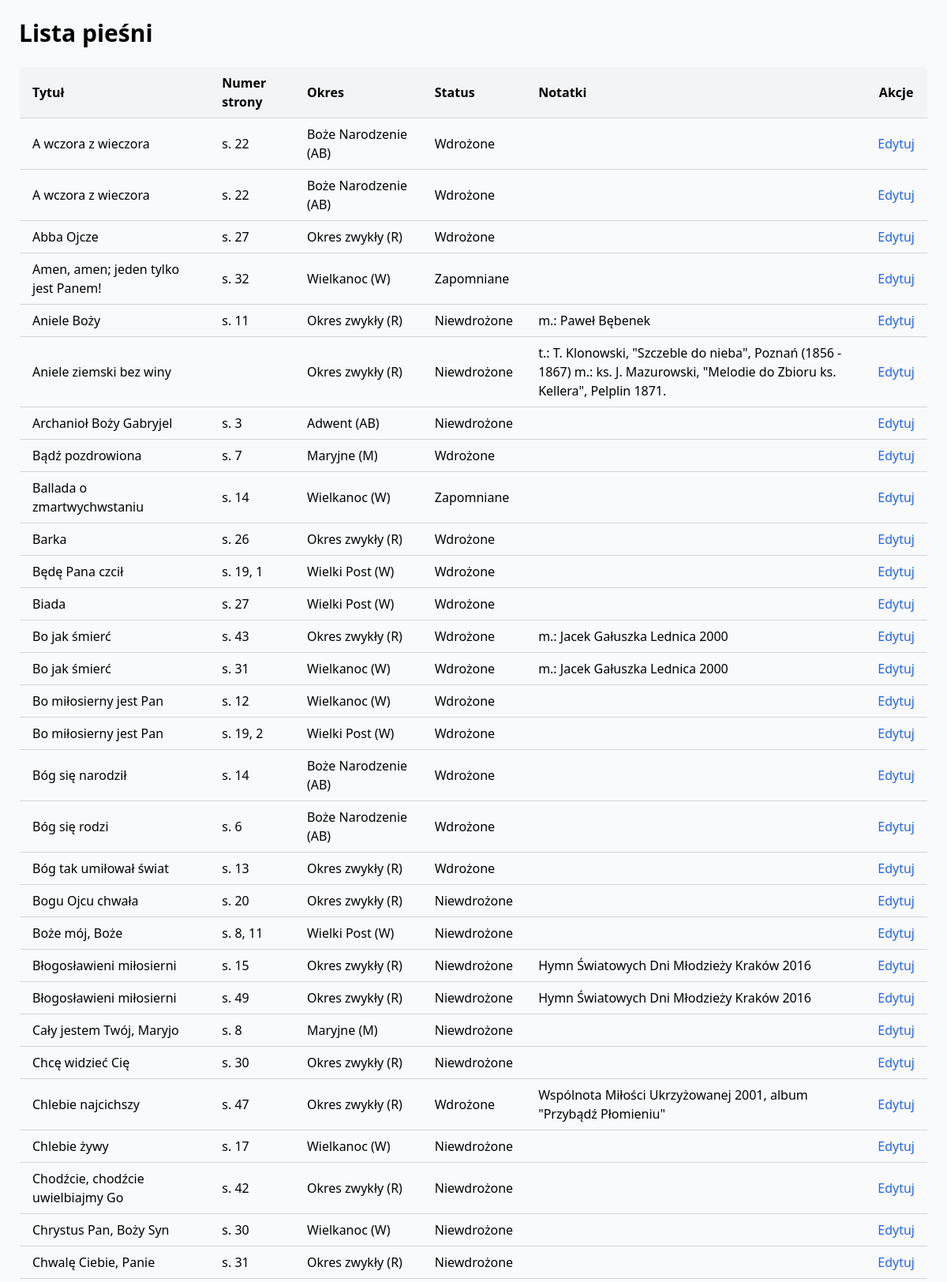
/list_songs.php (upper part), run on the app's committed database.
### tables this page shows
CREATE TABLE `piesni` (
  `id` int(11) NOT NULL,
  `title` varchar(255) NOT NULL,
  `hymn_number` varchar(50) DEFAULT NULL,
  `pdf` varchar(255) DEFAULT NULL,
  `audio` varchar(255) DEFAULT NULL,
  `tytul` varchar(255) DEFAULT NULL,
  `okres` varchar(100) DEFAULT NULL,
  `status` varchar(50) DEFAULT NULL,
  `notatki` text DEFAULT NULL,
  `link_audio` varchar(255) DEFAULT NULL,
  `tekst` text DEFAULT NULL
);

### list_songs.php (the view, shortened to what this page needs)
<?php
$conn = new mysqli('localhost', 'root', '', 'schola');
$sql = "SELECT id, tytul, hymn_number, okres, status, notatki, link_audio, tekst, pdf FROM piesni ORDER BY tytul ASC";
$result = $conn->query($sql);
$songs = [];
if ($result) {
    while ($row = $result->fetch_assoc()) {
        $songs[] = $row;
    }
} else {
    echo "Błąd zapytania: " . $conn->error;
}
?>
<!DOCTYPE html>
<html lang="pl">
<head>
    <script src="https://cdn.tailwindcss.com"></script>
</head>
<body class="bg-slate-50 p-6">
    <h1 class="text-3xl font-bold mb-6">Lista pieśni</h1>
    <?php if (count($songs) > 0): ?>
        <table class="min-w-full border border-gray-300 rounded-md overflow-hidden">
            <thead class="bg-gray-100">
                <tr>
                    <th class="text-left px-4 py-2 border-b border-gray-300">Tytuł</th>
                    <th class="text-left px-4 py-2 border-b border-gray-300">Numer strony</th>
                    <th class="text-left px-4 py-2 border-b border-gray-300">Okres</th>
                    <th class="text-left px-4 py-2 border-b border-gray-300">Status</th>
                    <th class="text-left px-4 py-2 border-b border-gray-300">Notatki</th>
                    <th class="px-4 py-2 border-b border-gray-300">Akcje</th>
                </tr>
            </thead>
            <tbody>
                <?php foreach ($songs as $song): ?>
                    <tr class="hover:bg-gray-50">
                        <td class="px-4 py-2 border-b border-gray-300"><?= htmlspecialchars($song['tytul']) ?></td>
                        <td class="px-4 py-2 border-b border-gray-300"><?= !empty($song['hymn_number']) ? 's. ' . htmlspecialchars($song['hymn_number']) : '' ?></td>
                        <td class="px-4 py-2 border-b border-gray-300"><?= htmlspecialchars($song['okres']) ?></td>
                        <td class="px-4 py-2 border-b border-gray-300"><?= htmlspecialchars($song['status']) ?></td>
                        <td class="px-4 py-2 border-b border-gray-300"><?= htmlspecialchars($song['notatki'] ?? '') ?></td>
                        <td class="px-4 py-2 border-b border-gray-300 text-center">
                            <a href="edit_song.php?id=<?= htmlspecialchars($song['id']) ?>" class="text-blue-600 hover:underline">Edytuj</a>
                        </td>
                    </tr>
                <?php endforeach; ?>
            </tbody>
        </table>
    <?php else: ?>
        <p>Brak pieśni do wyświetlenia.</p>
    <?php endif; ?>
</body>
</html>

### data on the page
piesni: tytul "A wczora z wieczora", hymn_number "22", okres "Boże Narodzenie (AB)", status "Wdrożone"
piesni: tytul "A wczora z wieczora", hymn_number "22", okres "Boże Narodzenie (AB)", status "Wdrożone"
piesni: tytul "Abba Ojcze", hymn_number "27", okres "Okres zwykły (R)", status "Wdrożone"
piesni: tytul "Amen, amen; jeden tylko jest Panem!", hymn_number "32", okres "Wielkanoc (W)", status "Zapomniane"
piesni: tytul "Aniele Boży", hymn_number "11", okres "Okres zwykły (R)", status "Niewdrożone", notatki "m.: Paweł Bębenek"
piesni: tytul "Aniele ziemski bez winy", okres "Okres zwykły (R)", status "Niewdrożone", notatki "t.: T. Klonowski, \"Szczeble do nieba\", Poznań (1856 - 1867) m.: ks. J. Mazurowski, \"Melodie do Zbioru ks. Kellera\", Pelplin 1871."
piesni: tytul "Archanioł Boży Gabryjel", hymn_number "3", okres "Adwent (AB)", status "Niewdrożone"
piesni: tytul "Bądź pozdrowiona", hymn_number "7", okres "Maryjne (M)", status "Wdrożone"
piesni: tytul "Ballada o zmartwychwstaniu", hymn_number "14", okres "Wielkanoc (W)", status "Zapomniane"
piesni: tytul "Barka", hymn_number "26", okres "Okres zwykły (R)", status "Wdrożone"
piesni: tytul "Będę Pana czcił", hymn_number "19, 1", okres "Wielki Post (W)", status "Wdrożone"
piesni: tytul "Biada", hymn_number "27", okres "Wielki Post (W)", status "Wdrożone"
piesni: tytul "Bo jak śmierć", hymn_number "43", okres "Okres zwykły (R)", status "Wdrożone", notatki "m.: Jacek Gałuszka Lednica 2000"
piesni: tytul "Bo jak śmierć", hymn_number "31", okres "Wielkanoc (W)", status "Wdrożone", notatki "m.: Jacek Gałuszka Lednica 2000"
piesni: tytul "Bo miłosierny jest Pan", hymn_number "12", okres "Wielkanoc (W)", status "Wdrożone"
piesni: tytul "Bo miłosierny jest Pan", hymn_number "19, 2", okres "Wielki Post (W)", status "Wdrożone"
piesni: tytul "Bóg się narodził", hymn_number "14", okres "Boże Narodzenie (AB)", status "Wdrożone"
piesni: tytul "Bóg się rodzi", hymn_number "6", okres "Boże Narodzenie (AB)", status "Wdrożone"
piesni: tytul "Bóg tak umiłował świat", hymn_number "13", okres "Okres zwykły (R)", status "Wdrożone"
piesni: tytul "Bogu Ojcu chwała", hymn_number "20", okres "Okres zwykły (R)", status "Niewdrożone"
piesni: tytul "Boże mój, Boże", hymn_number "8, 11", okres "Wielki Post (W)", status "Niewdrożone"
piesni: tytul "Błogosławieni miłosierni", hymn_number "15", okres "Okres zwykły (R)", status "Niewdrożone", notatki "Hymn Światowych Dni Młodzieży Kraków 2016"
piesni: tytul "Błogosławieni miłosierni", hymn_number "49", okres "Okres zwykły (R)", status "Niewdrożone", notatki "Hymn Światowych Dni Młodzieży Kraków 2016"
piesni: tytul "Cały jestem Twój, Maryjo", hymn_number "8", okres "Maryjne (M)", status "Niewdrożone"
piesni: tytul "Chcę widzieć Cię", hymn_number "30", okres "Okres zwykły (R)", status "Niewdrożone"
piesni: tytul "Chlebie najcichszy", hymn_number "47", okres "Okres zwykły (R)", status "Wdrożone", notatki "Wspólnota Miłości Ukrzyżowanej 2001, album \"Przybądź Płomieniu\""
piesni: tytul "Chlebie żywy", hymn_number "17", okres "Wielkanoc (W)", status "Niewdrożone"
piesni: tytul "Chodźcie, chodźcie uwielbiajmy Go", hymn_number "42", okres "Okres zwykły (R)", status "Niewdrożone"
piesni: tytul "Chrystus Pan, Boży Syn", hymn_number "30", okres "Wielkanoc (W)", status "Niewdrożone"
piesni: tytul "Chwalę Ciebie, Panie", hymn_number "31", okres "Okres zwykły (R)", status "Niewdrożone"
